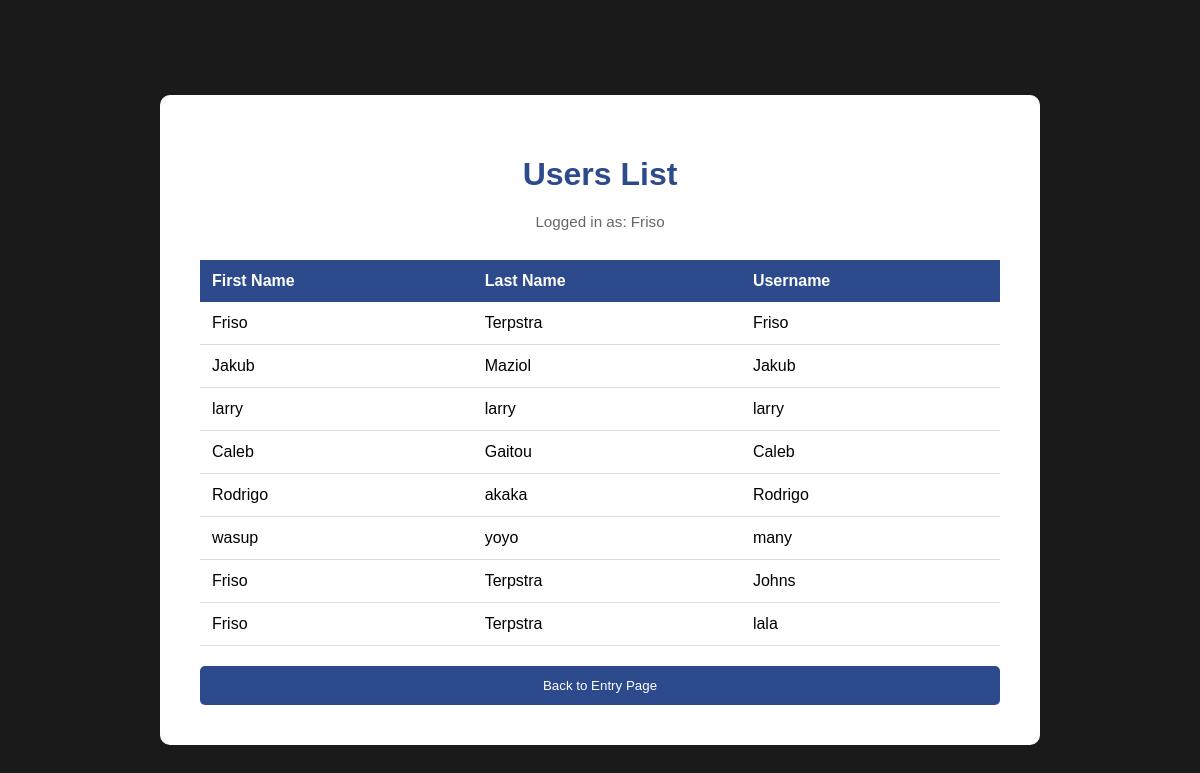
Page /php/users.php (signed in) on the committed database.
### tables this page shows
CREATE TABLE `employee` (
  `employee_id` int(11) NOT NULL,
  `firstName` varchar(255) NOT NULL,
  `lastName` varchar(255) NOT NULL,
  `username` varchar(255) NOT NULL,
  `passwordd` varchar(255) NOT NULL
);

### php/users.php (the view, shortened to what this page needs)
<?php
    include "DBcon.php";
?>
<!DOCTYPE html>
<html lang="en">
<head>
    <link rel="stylesheet" href="../css/users.css">
</head>
<body>
    <div class="container">
        <h1>Users List</h1>
        <div class="username">
            Logged in as: <?php echo $_SESSION['username']; ?>
        </div>
        <?php
        if($dbhandler){
            try{
                $stmt = $dbhandler->prepare("SELECT firstName, lastName, username FROM employee");
                $stmt->execute();
                $users = $stmt->fetchAll(PDO::FETCH_ASSOC);
                echo "<table>
                    <tr>
                        <th>First Name</th>
                        <th>Last Name</th>
                        <th>Username</th>
                    </tr>";
                foreach($users as $user){
                    echo "<tr>
                        <td>". $user['firstName'] . "</td>
                        <td>". $user['lastName'] . "</td>
                        <td>". $user['username'] . "</td>
                    </tr>";
                }
                echo "</table>";
            }catch(Exception $ex){
                printError($ex);
            }
        }
        ?>
        <button><a href="entry.php">Back to Entry Page</a></button>
    </div>
</body>
</html>

### css/users.css (style rules this page uses)
body { background-color: #1a1a1a; display: flex; justify-content: center; align-items: center; min-height: 100vh; margin: 0; font-family: Arial, sans-serif; padding: 20px; }
.container { background-color: white; padding: 40px; border-radius: 10px; width: 100%; max-width: 800px; }
h1 { color: #2c4a8c; text-align: center; margin-bottom: 20px; }
.username { text-align: center; color: #666; margin-bottom: 30px; font-size: 0.95rem; }
table { width: 100%; border-collapse: collapse; margin-bottom: 20px; }
th { background-color: #2c4a8c; color: white; padding: 12px; text-align: left; }
td { padding: 12px; border-bottom: 1px solid #ddd; }
button { width: 100%; padding: 12px; background-color: #2c4a8c; border: none; border-radius: 5px; cursor: pointer; }
button a { color: white; text-decoration: none; display: block; }

### rows in the picture
employee: firstName "Friso", lastName "Terpstra", username "Friso"
employee: firstName "Jakub", lastName "Maziol", username "Jakub"
employee: firstName "larry", lastName "larry", username "larry"
employee: firstName "Caleb", lastName "Gaitou", username "Caleb"
employee: firstName "Rodrigo", lastName "akaka", username "Rodrigo"
employee: firstName "wasup", lastName "yoyo", username "many"
employee: firstName "Friso", lastName "Terpstra", username "Johns"
employee: firstName "Friso", lastName "Terpstra", username "lala"

### other values in the picture
$_SESSION['username'] "Friso"
